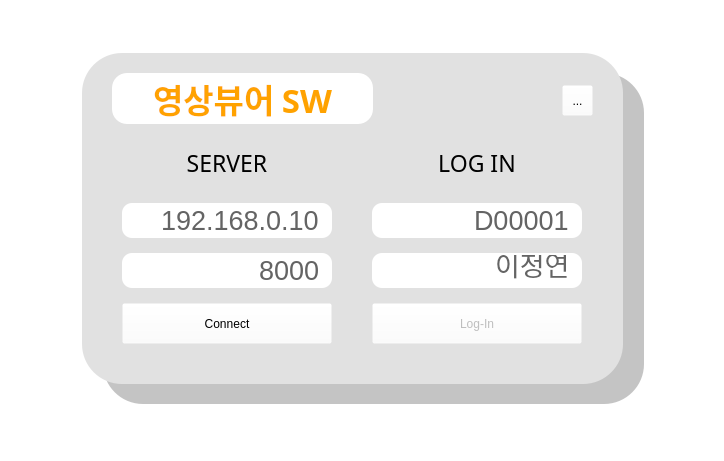
<?xml version="1.0" encoding="UTF-8"?>
<ui version="4.0">
 <class>LoginForm</class>
 <widget class="QWidget" name="LoginForm">
  <property name="geometry">
   <rect>
    <x>0</x>
    <y>0</y>
    <width>724</width>
    <height>461</height>
   </rect>
  </property>
  <property name="windowTitle">
   <string>Form</string>
  </property>
  <property name="styleSheet">
   <string notr="true">background-color: rgb(255, 255, 255);
</string>
  </property>
  <layout class="QGridLayout" name="gridLayout">
   <item row="0" column="0">
    <layout class="QVBoxLayout" name="verticalLayout">
     <item>
      <spacer name="verticalSpacer">
       <property name="orientation">
        <enum>Qt::Vertical</enum>
       </property>
       <property name="sizeHint" stdset="0">
        <size>
         <width>20</width>
         <height>40</height>
        </size>
       </property>
      </spacer>
     </item>
     <item>
      <layout class="QHBoxLayout" name="horizontalLayout">
       <item>
        <spacer name="horizontalSpacer">
         <property name="orientation">
          <enum>Qt::Horizontal</enum>
         </property>
         <property name="sizeHint" stdset="0">
          <size>
           <width>40</width>
           <height>20</height>
          </size>
         </property>
        </spacer>
       </item>
       <item>
        <widget class="QFrame" name="frame">
         <property name="minimumSize">
          <size>
           <width>580</width>
           <height>370</height>
          </size>
         </property>
         <property name="maximumSize">
          <size>
           <width>580</width>
           <height>370</height>
          </size>
         </property>
         <property name="styleSheet">
          <string notr="true">background-color: rgba(255, 255, 255, 0);</string>
         </property>
         <property name="frameShape">
          <enum>QFrame::StyledPanel</enum>
         </property>
         <property name="frameShadow">
          <enum>QFrame::Raised</enum>
         </property>
         <widget class="QLabel" name="titleLabel">
          <property name="geometry">
           <rect>
            <x>40</x>
            <y>28</y>
            <width>261</width>
            <height>51</height>
           </rect>
          </property>
          <property name="font">
           <font>
            <family>맑은 고딕</family>
            <pointsize>25</pointsize>
            <italic>false</italic>
            <bold>true</bold>
            <strikeout>false</strikeout>
            <kerning>true</kerning>
           </font>
          </property>
          <property name="styleSheet">
           <string notr="true">background-color: rgba(255, 255, 255, 255);
color: rgb(255, 162, 0);
border-radius: 15px;</string>
          </property>
          <property name="text">
           <string>영상뷰어 SW</string>
          </property>
          <property name="alignment">
           <set>Qt::AlignCenter</set>
          </property>
          <property name="margin">
           <number>0</number>
          </property>
         </widget>
         <widget class="QLineEdit" name="IPNumber">
          <property name="geometry">
           <rect>
            <x>60</x>
            <y>160</y>
            <width>191</width>
            <height>31</height>
           </rect>
          </property>
          <property name="font">
           <font>
            <pointsize>20</pointsize>
           </font>
          </property>
          <property name="styleSheet">
           <string notr="true">background-color: rgba(255, 170, 0, 00);
color: rgb(100, 100, 100);
border: rgba(255, 255, 255, 0);</string>
          </property>
          <property name="text">
           <string>192.168.0.10</string>
          </property>
          <property name="alignment">
           <set>Qt::AlignRight|Qt::AlignTrailing|Qt::AlignVCenter</set>
          </property>
         </widget>
         <widget class="QLabel" name="label_12">
          <property name="geometry">
           <rect>
            <x>10</x>
            <y>8</y>
            <width>541</width>
            <height>331</height>
           </rect>
          </property>
          <property name="styleSheet">
           <string notr="true">background-color: rgb(225, 225, 225);
border-radius: 40px;</string>
          </property>
          <property name="text">
           <string/>
          </property>
         </widget>
         <widget class="QLabel" name="serverLabel">
          <property name="geometry">
           <rect>
            <x>50</x>
            <y>98</y>
            <width>210</width>
            <height>40</height>
           </rect>
          </property>
          <property name="font">
           <font>
            <family>Arial Black</family>
            <pointsize>17</pointsize>
           </font>
          </property>
          <property name="styleSheet">
           <string notr="true"/>
          </property>
          <property name="text">
           <string>SERVER</string>
          </property>
          <property name="alignment">
           <set>Qt::AlignCenter</set>
          </property>
         </widget>
         <widget class="QLineEdit" name="PortNumber">
          <property name="geometry">
           <rect>
            <x>60</x>
            <y>210</y>
            <width>191</width>
            <height>31</height>
           </rect>
          </property>
          <property name="font">
           <font>
            <pointsize>20</pointsize>
           </font>
          </property>
          <property name="styleSheet">
           <string notr="true">background-color: rgba(255, 170, 0, 00);
color: rgb(100, 100, 100);
border: rgba(255, 255, 255, 0);</string>
          </property>
          <property name="text">
           <string>8000</string>
          </property>
          <property name="alignment">
           <set>Qt::AlignRight|Qt::AlignTrailing|Qt::AlignVCenter</set>
          </property>
         </widget>
         <widget class="QLineEdit" name="ipBack">
          <property name="geometry">
           <rect>
            <x>50</x>
            <y>158</y>
            <width>210</width>
            <height>35</height>
           </rect>
          </property>
          <property name="font">
           <font>
            <pointsize>25</pointsize>
           </font>
          </property>
          <property name="styleSheet">
           <string notr="true">background-color: rgb(255, 255, 255);
border-radius:10px;
color: rgb(255, 255, 255);</string>
          </property>
          <property name="text">
           <string/>
          </property>
          <property name="readOnly">
           <bool>true</bool>
          </property>
         </widget>
         <widget class="QLabel" name="logInLabel">
          <property name="geometry">
           <rect>
            <x>300</x>
            <y>98</y>
            <width>210</width>
            <height>40</height>
           </rect>
          </property>
          <property name="font">
           <font>
            <family>Arial Black</family>
            <pointsize>17</pointsize>
           </font>
          </property>
          <property name="styleSheet">
           <string notr="true"/>
          </property>
          <property name="text">
           <string>LOG IN</string>
          </property>
          <property name="alignment">
           <set>Qt::AlignCenter</set>
          </property>
         </widget>
         <widget class="QLineEdit" name="nameBack">
          <property name="geometry">
           <rect>
            <x>300</x>
            <y>208</y>
            <width>210</width>
            <height>35</height>
           </rect>
          </property>
          <property name="font">
           <font>
            <pointsize>25</pointsize>
           </font>
          </property>
          <property name="styleSheet">
           <string notr="true">background-color: rgb(255, 255, 255);
border-radius:10px;
color: rgb(255, 255, 255);</string>
          </property>
          <property name="text">
           <string/>
          </property>
          <property name="readOnly">
           <bool>true</bool>
          </property>
         </widget>
         <widget class="QLabel" name="label_13">
          <property name="geometry">
           <rect>
            <x>31</x>
            <y>28</y>
            <width>541</width>
            <height>331</height>
           </rect>
          </property>
          <property name="styleSheet">
           <string notr="true">background-color: rgb(196, 196, 196);
border-radius: 40px;</string>
          </property>
          <property name="text">
           <string/>
          </property>
         </widget>
         <widget class="QLineEdit" name="idBack">
          <property name="geometry">
           <rect>
            <x>300</x>
            <y>158</y>
            <width>210</width>
            <height>35</height>
           </rect>
          </property>
          <property name="font">
           <font>
            <pointsize>25</pointsize>
           </font>
          </property>
          <property name="styleSheet">
           <string notr="true">background-color: rgb(255, 255, 255);
border-radius:10px;
color: rgb(255, 255, 255);</string>
          </property>
          <property name="text">
           <string/>
          </property>
          <property name="readOnly">
           <bool>true</bool>
          </property>
         </widget>
         <widget class="QLineEdit" name="portBack">
          <property name="geometry">
           <rect>
            <x>50</x>
            <y>208</y>
            <width>210</width>
            <height>35</height>
           </rect>
          </property>
          <property name="font">
           <font>
            <pointsize>25</pointsize>
           </font>
          </property>
          <property name="styleSheet">
           <string notr="true">background-color: rgb(255, 255, 255);
border-radius:10px;
color: rgb(255, 255, 255);</string>
          </property>
          <property name="text">
           <string/>
          </property>
          <property name="readOnly">
           <bool>true</bool>
          </property>
         </widget>
         <widget class="QLineEdit" name="DoctorName">
          <property name="geometry">
           <rect>
            <x>310</x>
            <y>210</y>
            <width>191</width>
            <height>31</height>
           </rect>
          </property>
          <property name="font">
           <font>
            <pointsize>20</pointsize>
           </font>
          </property>
          <property name="styleSheet">
           <string notr="true">background-color: rgba(255, 170, 0, 00);
color: rgb(100, 100, 100);
border: rgba(255, 255, 255, 0);</string>
          </property>
          <property name="text">
           <string>이정연</string>
          </property>
          <property name="alignment">
           <set>Qt::AlignRight|Qt::AlignTrailing|Qt::AlignVCenter</set>
          </property>
         </widget>
         <widget class="QPushButton" name="LogIn">
          <property name="enabled">
           <bool>false</bool>
          </property>
          <property name="geometry">
           <rect>
            <x>300</x>
            <y>258</y>
            <width>210</width>
            <height>41</height>
           </rect>
          </property>
          <property name="text">
           <string>Log-In</string>
          </property>
         </widget>
         <widget class="QPushButton" name="connectToServer">
          <property name="geometry">
           <rect>
            <x>50</x>
            <y>258</y>
            <width>210</width>
            <height>41</height>
           </rect>
          </property>
          <property name="text">
           <string>Connect</string>
          </property>
         </widget>
         <widget class="QLineEdit" name="DoctorID">
          <property name="geometry">
           <rect>
            <x>310</x>
            <y>160</y>
            <width>191</width>
            <height>31</height>
           </rect>
          </property>
          <property name="font">
           <font>
            <pointsize>20</pointsize>
           </font>
          </property>
          <property name="styleSheet">
           <string notr="true">background-color: rgba(255, 170, 0, 00);
color: rgb(100, 100, 100);
border: rgba(255, 255, 255, 0);</string>
          </property>
          <property name="text">
           <string>D00001</string>
          </property>
          <property name="alignment">
           <set>Qt::AlignRight|Qt::AlignTrailing|Qt::AlignVCenter</set>
          </property>
         </widget>
         <widget class="QToolButton" name="quit">
          <property name="geometry">
           <rect>
            <x>490</x>
            <y>40</y>
            <width>31</width>
            <height>31</height>
           </rect>
          </property>
          <property name="text">
           <string>...</string>
          </property>
          <property name="icon">
           <iconset resource="resource.qrc">
            <normaloff>:/Icon/Icon/quit.png</normaloff>:/Icon/Icon/quit.png</iconset>
          </property>
          <property name="iconSize">
           <size>
            <width>25</width>
            <height>25</height>
           </size>
          </property>
         </widget>
         <zorder>label_13</zorder>
         <zorder>label_12</zorder>
         <zorder>titleLabel</zorder>
         <zorder>serverLabel</zorder>
         <zorder>ipBack</zorder>
         <zorder>logInLabel</zorder>
         <zorder>nameBack</zorder>
         <zorder>idBack</zorder>
         <zorder>portBack</zorder>
         <zorder>DoctorName</zorder>
         <zorder>LogIn</zorder>
         <zorder>connectToServer</zorder>
         <zorder>DoctorID</zorder>
         <zorder>IPNumber</zorder>
         <zorder>PortNumber</zorder>
         <zorder>quit</zorder>
        </widget>
       </item>
       <item>
        <spacer name="horizontalSpacer_2">
         <property name="orientation">
          <enum>Qt::Horizontal</enum>
         </property>
         <property name="sizeHint" stdset="0">
          <size>
           <width>40</width>
           <height>20</height>
          </size>
         </property>
        </spacer>
       </item>
      </layout>
     </item>
     <item>
      <spacer name="verticalSpacer_2">
       <property name="orientation">
        <enum>Qt::Vertical</enum>
       </property>
       <property name="sizeHint" stdset="0">
        <size>
         <width>20</width>
         <height>40</height>
        </size>
       </property>
      </spacer>
     </item>
    </layout>
   </item>
  </layout>
 </widget>
 <resources>
  <include location="resource.qrc"/>
 </resources>
 <connections/>
</ui>
